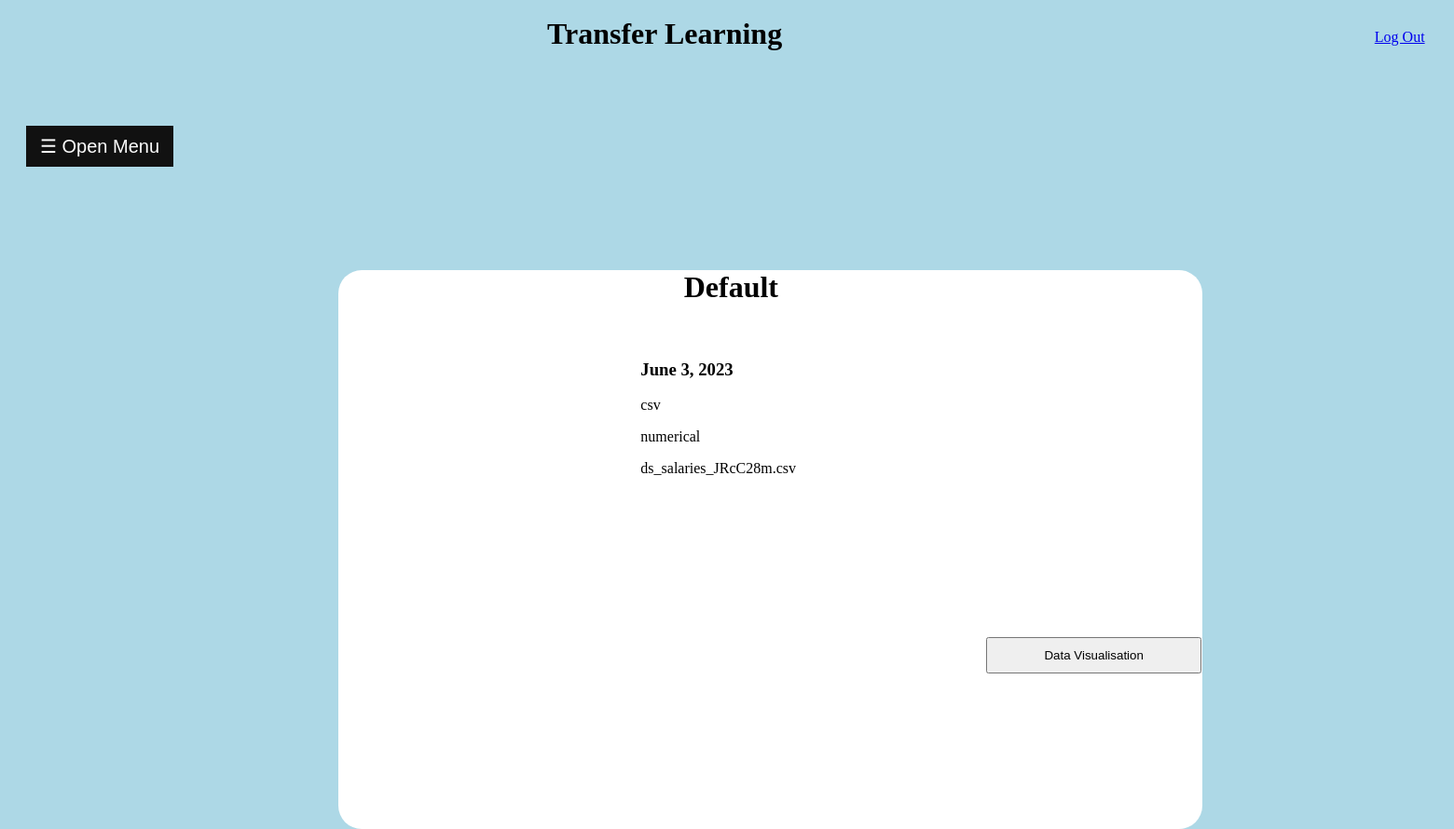
The page /details/17 (signed in) on the database its author committed.
### transfer_models/models.py (models this page shows, shortened)
class BaseModel(models.Model):
  model_name = models.CharField(max_length=100, default='Default')
  date_created = models.DateField(default=timezone.now)
  created_by = models.ForeignKey(User, on_delete=models.CASCADE, default='')
  file_type = models.CharField(max_length=10, default=None)
  file_data_type = models.CharField(max_length=20, default=None)
  class Meta:
    abstract=True

class CreateModel(BaseModel):
  file = models.FileField()
  columns = models.CharField(max_length=1000, default='default')
  class Meta:
    verbose_name_plural = 'Created Models'
    ordering = ('-date_created',)

### transfer_models/views.py (the view)
# urls.py: path('details/<int:id>', views.details, name='details'),
def details(request, id):
    data = CreateModel.objects.get(id=id, created_by__username=request.user.username)
    template = loader.get_template('details.html')
    context = {
        'data': data,
      }
    request.session['data_id'] = data.id
    return HttpResponse(template.render(context, request))

### transfer_models/templates/details.html (shortened to what this page needs)
{% extends "master.html" %}
{% block content %}
    <div class="content-box" style="position: relative; background-color:white;
      width: 60%; height: 600px; top:70px; left:23% ;border-radius: 25px">
        <h1 style="position: relative; left:40% ;border-radius: 25px">{{ data.model_name }}</h1>
        <br>
        <div style="position: relative; left:35% ;border-radius: 25px">
            <h3>{{ data.date_created }}</h3>
            <p>{{ data.file_type }}</p>
            <p>{{ data.file_data_type }}</p>
            <p>{{ data.file }}</p>
            <br>
            <br>
            <form action='{% url "plot_data" %}' method="get">
                <button style="position: relative; left: 40%; bottom:-120px; margin: auto; width:25%; padding:10px"
                    type="submit">Data Visualisation</button>
            </form>
        </div>
      </div>
{% endblock %}

### rows shown on the page
CreateModel: model_name "Default", date_created "June 3, 2023", file_type "csv", file_data_type "numerical", file "ds_salaries_JRcC28m.csv"
